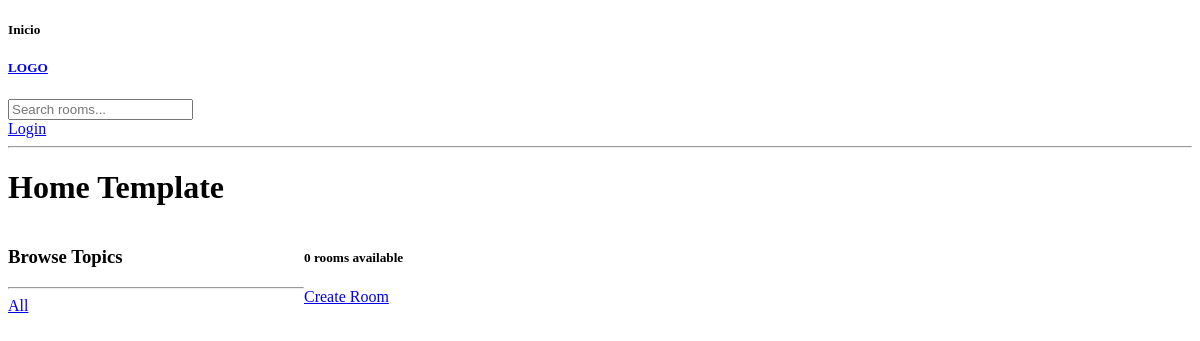
The app's page /?q=Python, older data.
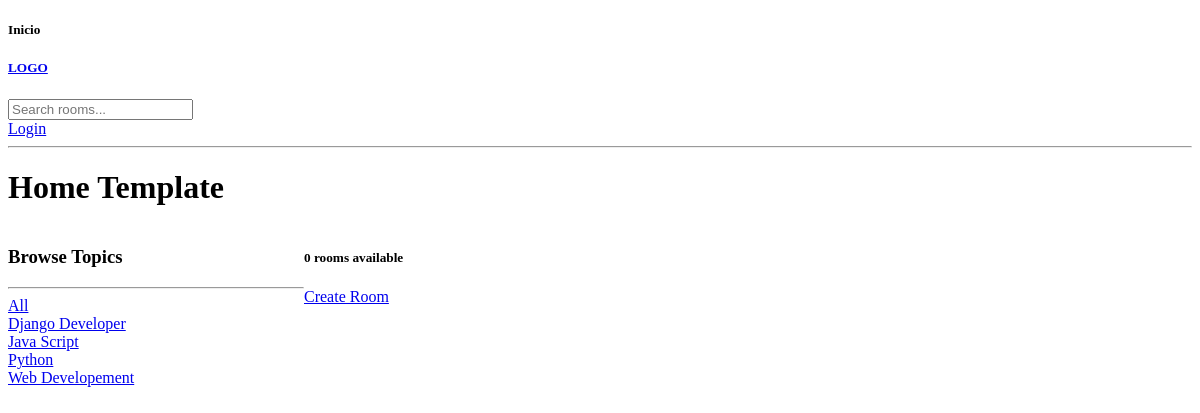
The same page, newer data.
### baseA/models.py (models this page shows, shortened)
class Topic(models.Model):
    name = models.CharField(max_length=200)

### baseA/views.py (the view)
# urls.py: 2. Add a URL to urlpatterns:  path('', views.home, name='home')
def home(request):
    query = request.GET.get('q') if request.GET.get('q') != None else ''
    rooms = Room.objects.filter(
        Q(topic__name__icontains=query) |
        Q(name__icontains=query) |
        Q(description__contains=query) |
        Q(host__username__icontains=query)
    )
    topics = Topic.objects.all()
    room_count = rooms.count()
    context = {'rooms':rooms,'topics':topics,'room_count':room_count}
    return render(request,'baseA/home.html',context)# tres propriedades, request, template e variaveis que vc quer passar pro seu template

### baseA/templates/baseA/home.html (shortened to what this page needs)
{% extends 'main.html' %}
{% block content%}
    <h1>Home Template</h1>
    <div class="home-container">
        <div>
            <h3>Browse Topics</h3>
            <hr>
            <div>
                <a href="{% url 'Home'%}">All</a>
            </div>
            {% for topic in topics %}
            <div>
                <a href="{% url 'Home'%}?q={{topic.name}}">{{topic.name}}</a>
            </div>
            {%endfor%}
        </div>
        <div>
            <h5>{{room_count}} rooms available</h5>
            <a href="{% url 'create-room' %}">Create Room</a>
        </div>
    </div>
{% endblock content%}

### templates/main.html (shortened to what this page needs)
<!DOCTYPE html>
<html lang="en">
<head>
</head>
<body>
    <h5>Inicio</h5>
    {% include 'navbar.html' %}
    {% block content%}
    {% endblock content%}
</body>
</html>

### templates/navbar.html
<a href="/">
    <h5>LOGO</h5>
</a>
<form action="{% url 'Home' %}">
    <input type="Text"  name="q" placeholder="Search rooms..."/>
</form>
{% if request.user.is_authenticated %}
    <a href="{% url 'logout' %}"">Logout</a>
{%else%}
    <a href="{% url 'login' %}">Login</a>
{%endif%}
<hr>

### baseA/templates/baseA/home.html (style rules this page uses)
.home-container { display: grid; grid-template-columns: 1fr 3fr; }

Row changes from the older to the newer data that the page shows:
added Topic: name "Django Developer"
added Topic: name "Java Script"
added Topic: name "Python"
added Topic: name "Web Developement"
